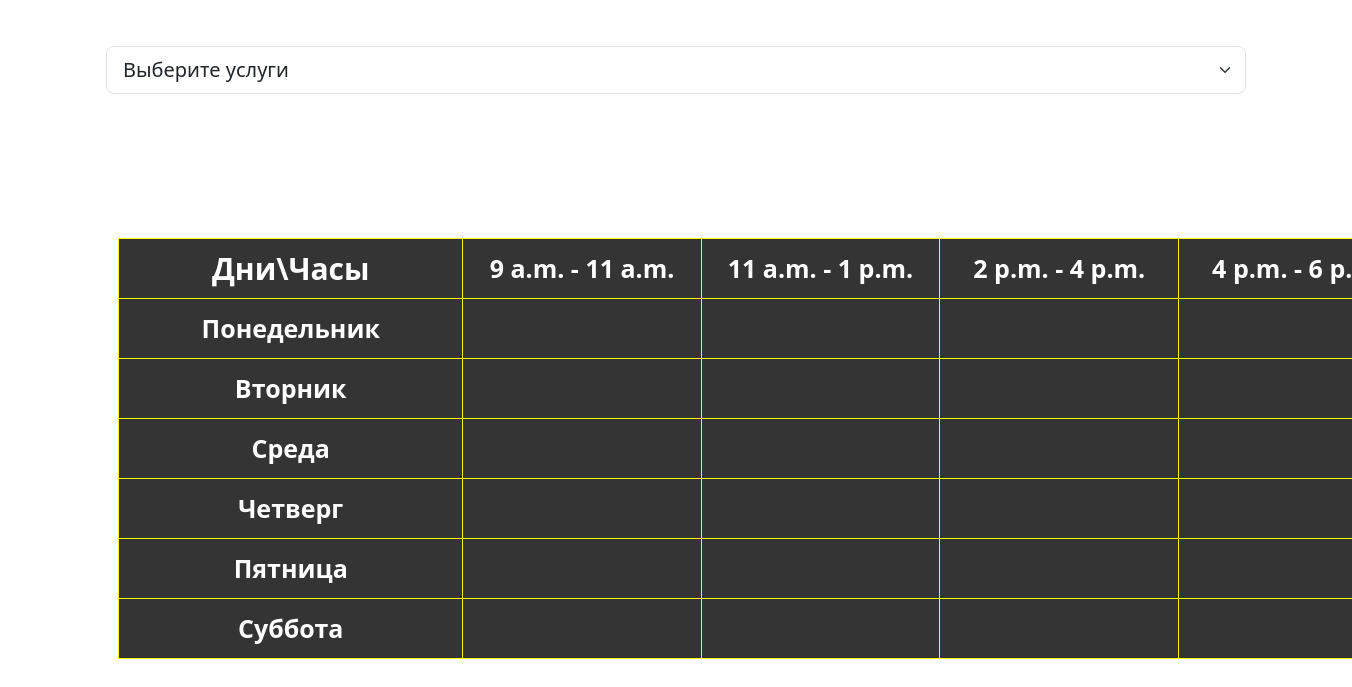
The page /room_manitoring/102 (signed in) on the database its author committed.
### edu/models.py (models this page shows, shortened)
class Vaqtlar(models.Model):
    vaqt_start=models.TimeField()
    vaqt_end=models.TimeField()

class kunlar(models.Model):
    nomi=models.CharField(max_length=30)

### edu/views.py (the view)
# urls.py: path('room_manitoring/<xona_raqami>',RoomView.as_view(),name='room'),
class RoomView(LoginRequiredMixin,View):
    def get(self,request,xona_raqami=101):
        hafta = kunlar.objects.all()
        soatlar = Vaqtlar.objects.all()
        guruhlar = guruh_kunlari.objects.filter(xona_id__xona_raqami=xona_raqami)
        malumot=[]
        for i  in hafta:
            a=[]
            for j in soatlar:
                f=True
                h=0
                for k in guruhlar:
                    if i.nomi == k.kun_id.nomi and j.vaqt_start == k.vaqt_id.vaqt_start:
                        f=False
                        h+=1
                        if h==1:
                            a.append({'guruh':k.guruh_id.guruh,'vaqt_start':k.vaqt_id.vaqt_start,'kun':k.kun_id.nomi})
                if f:
                    a.append({'guruh':None,'vaqt_start':j.vaqt_start,'kun':i.nomi})
            malumot.append({'hafta_kuni':a})
        return render(request,"admin_services/room.html",{'hafta':hafta,'soatlar':soatlar,'guruhlar':guruhlar,'malumot':malumot})

### templates/admin_services/room.html (shortened to what this page needs)
{%extends 'admin.html'%}
{%block content%}
<html lang="en">
<head>
</head>
<body>
    <h1 class="container">Комнатный мониторинг</h1>
    <div class="container " style="margin-top: 80px;">
      <table>
        <tr>
          <th style="font-size: 30px;">Дни\Часы</th>
          {% for i in soatlar %}
          <th style="font-size: 25px;"> {{ i.vaqt_start }} - {{ i.vaqt_end }} </th>
          {% endfor %}
        </tr>
        {% for i in hafta %}
        <tr>
          <th style="font-size: 25px;">{{ i.nomi }}</th>
          {% for k in malumot %}
            {% for j in k.hafta_kuni%}
              {% if i.nomi == j.kun %}
                {% if j.guruh %}
                  <td style="font-size: 35px;">{{j.guruh}}-группа</td>
                {% else %}
                  <td></td>
                {% endif %}
              {% endif %}
            {% endfor %}
          {% endfor %}
        </tr>
        {% endfor %}
      </table>
    </div>
{%endblock%}

### templates/admin_services/room.html (style rules this page uses)
table,thead,tbody,td,tr,th { border: 1px solid yellow; text-align: center; font-size: 20px; width: 1300px; height: 60px; background-color: rgb(52, 52, 52); }
h1 { color: white; }
td, th { color: white; }

### rows shown on the page
Vaqtlar: vaqt_start "9 a.m.", vaqt_end "11 a.m."
Vaqtlar: vaqt_start "11 a.m.", vaqt_end "1 p.m."
Vaqtlar: vaqt_start "2 p.m.", vaqt_end "4 p.m."
Vaqtlar: vaqt_start "4 p.m.", vaqt_end "6…"
kunlar: nomi "Понедельник"
kunlar: nomi "Вторник"
kunlar: nomi "Среда"
kunlar: nomi "Четверг"
kunlar: nomi "Пятница"
kunlar: nomi "Суббота"
